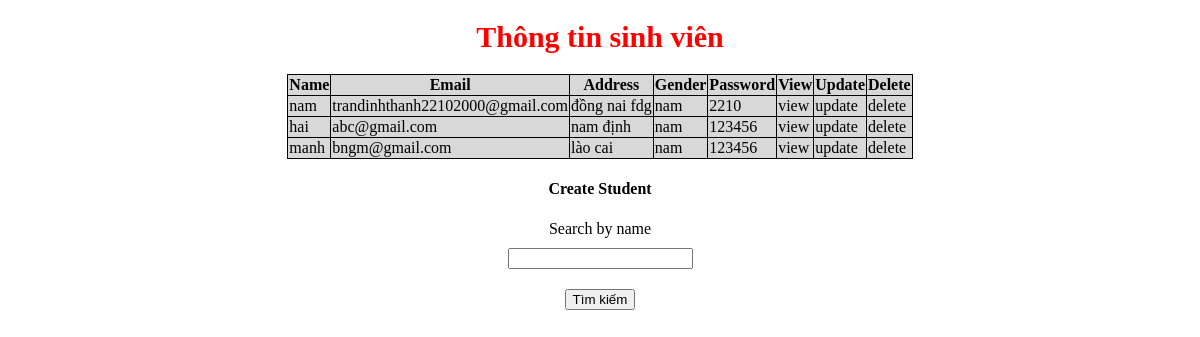
Page /student on the committed database.
### management_app/models.py (models this page shows, shortened)
class Student(models.Model):
    id=models.AutoField(primary_key=True)
    name=models.CharField(max_length=255)
    email=models.CharField(max_length=255)
    address=models.TextField()
    gender=models.CharField(max_length=255)
    password=models.CharField(max_length=255)
    objects = models.Manager()

### management_app/views.py (the view)
# urls.py: path('student',views.List_Student,name='student'),
def List_Student(request):
    query=Student.objects.all()
    student_filter=studentfilters(request.GET,queryset=query)
    context={
        'form' :student_filter.form,
        'student' :student_filter.qs,
    }
    return  render(request,'management_app/student_list.html',context)

### management_app/templates/management_app/student_list.html (shortened to what this page needs)
<!DOCTYPE html>
<html lang="en">
<head>
</head>
<body>
<h1>Thông tin sinh viên</h1>
<div id="head">
    <center>
    <table>
        <thead>
            <tr>
                <th>Name</th>
                <th>Email</th>
                <th>Address</th>
                <th>Gender</th>
                <th>Password</th>
                <th>View</th>
                <th>Update</th>
                <th>Delete</th>
            </tr>
        </thead>
        <tbody>
            {% for item in student %}
        <tr>
            <td>{{item.name}}</td>
            <td>{{item.email}}</td>
            <td>{{item.address}}</td>
            <td>{{item.gender}}</td>
            <td>{{item.password}}</td>
            <td><a href=" {% url "student_view" item.id%}">view</a></td>
            <td><a href="{% url "update_student" item.id %}">update</a></td>
            <td><a href="{% url "delete_student" item.id %}">delete</a></td>
        </tr>
            {% endfor %}
        </tbody>
    </table>
        <h4><a href="{% url "create_student" %}">Create Student</a></h4>
    </center>
</div>
<div id="body">
    {% load widget_tweaks %}
    <center>
    <form method="get">
        <label for="">Search by name</label>
        <li>{% render_field form.name class="form-control" %}</li>
        <li><button class="btn btn-primary btn-lg btn-block" type="submit">Tìm kiếm</button></li>
    </form>
    </center>
</div>
</body>
</html>

### management_app/templates/management_app/student_list.html (style rules this page uses)
h1 { color:red; font-size:30px; text-align:center; }
a { color: black; text-decoration: none; }
table,th,td { border:1px solid black; border-collapse:collapse; background: #D8D8D8; }
#body li { padding:10px 0px; list-style:none; }

### rows in the picture
Student: name "nam", email "trandinhthanh22102000@gmail.com", address "đồng nai fdg", gender "nam", password "2210"
Student: name "hai", email "abc@gmail.com", address "nam định", gender "nam", password "123456"
Student: name "manh", email "bngm@gmail.com", address "lào cai", gender "nam", password "123456"
